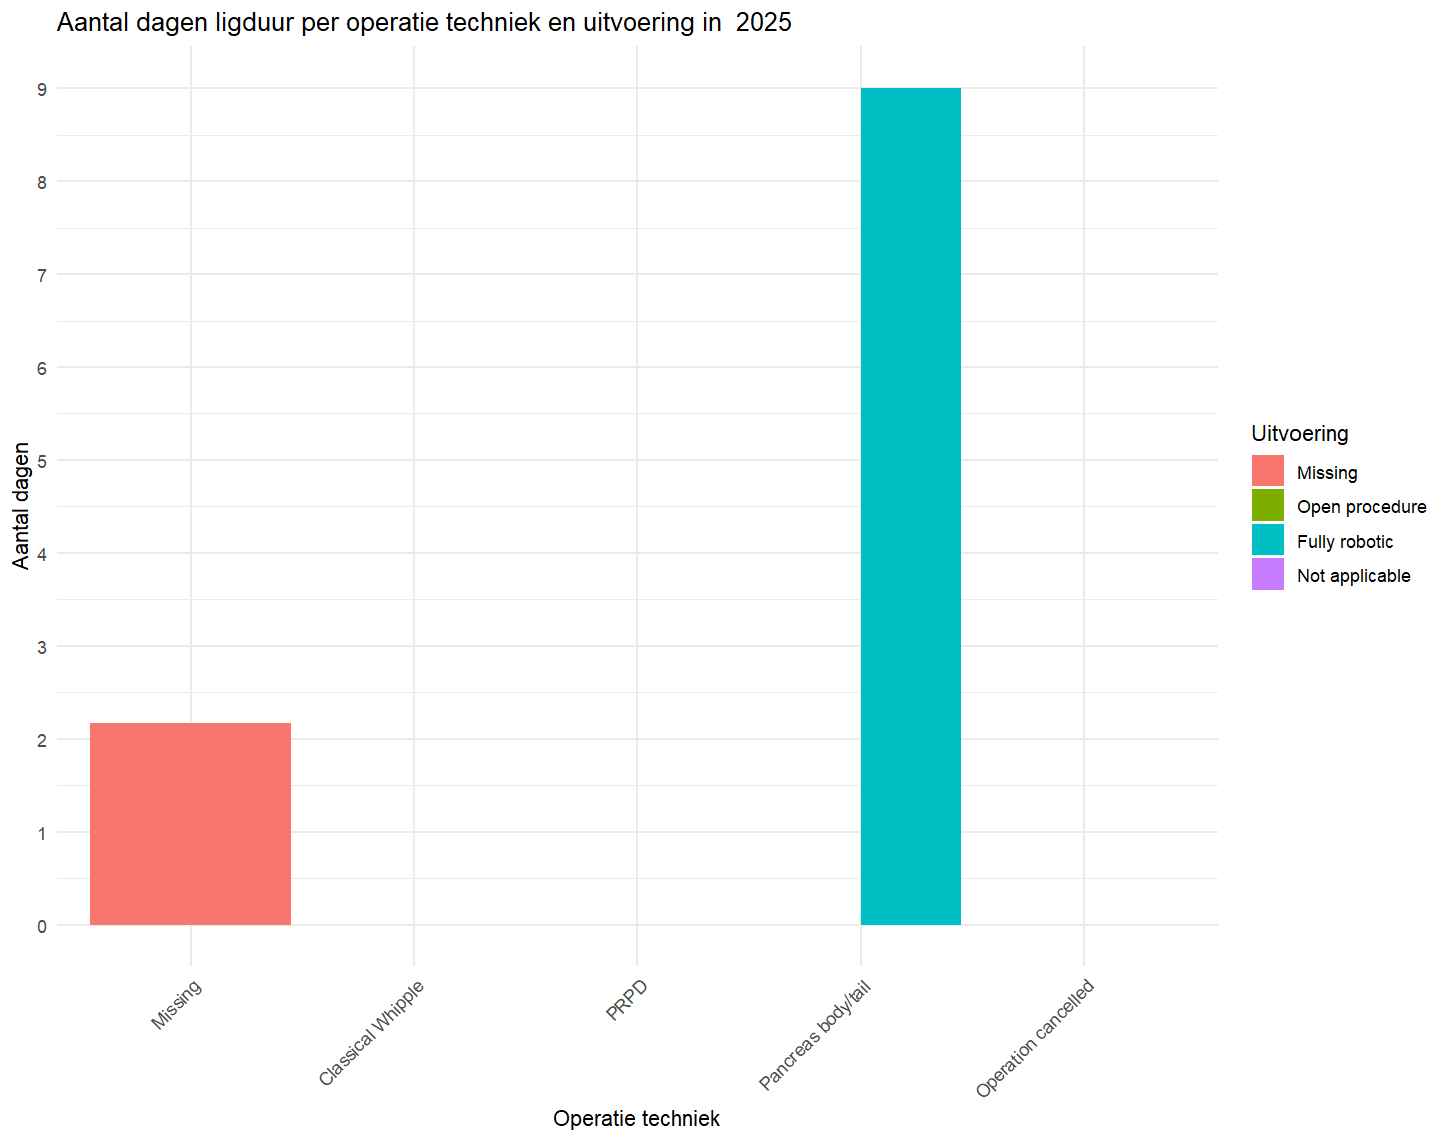

Here is the R script that generated this plot:
library(ggplot2)
library(dplyr)
library(lubridate)


source("../../apps/hpbdashboard/credentials.R")
source("../../apps/hpbdashboard/castorapiclient.R")


study_name <- "ESPRESSO_v3.0"
credentials <- CastorApiCredentials$new()
client <- CastorApiClient$new(credentials$load_client_id(), credentials$load_client_secret())
study_data <- client$get_study_data(study_name)
df <- study_data$records

target_year <- 2025

df_filtered <- df %>%
  mutate(
    date_operatie = ymd(date_operatie),
    datum_ontslag = ymd(datum_ontslag),
    surgery_to_discharge = as.numeric(datum_ontslag - date_operatie)
  ) %>%
  mutate(operatie_pancreas = factor(
    replace_na(operatie_pancreas, -1),
    levels = c(-1, 0, 1, 2, 3, 4, 5, 6, 7, 8, 9, 10, 11),
    labels = c(
      "Missing", 
      "PPPD",
      "Classical Whipple",
      "PRPD",
      "Pancreas body/tail",
      "Appleby",
      "Total pancreatectomy",
      "Enucleation",
      "Biliary resection",
      "Frey",
      "Pancreaticojejunostomy",
      "Other",
      "Operation cancelled"
    )
  )) %>%
  mutate(operatie_pancreas_techniek = factor(
    replace_na(operatie_pancreas_techniek, -1),
    levels = c(-1, 0, 1, 2, 3, 4, 5, 6, 7, 8, 9),
    labels = c(
      "Missing", 
      "Open procedure",
      "Fully laparoscopic",
      "Laparoscopic with conversion",
      "Fully robotic",
      "Robotic with conversion to laparoscopic",
      "Robotic with conversion to open",
      "Laparoscopic resection with robotic reconstruction",
      "Exploration without resection",
      "Other",
      "Not applicable"
    )
  )) %>%
  filter(year(date_operatie) == target_year) %>%
  group_by(operatie_pancreas, operatie_pancreas_techniek) %>%
  summarise(avg_days = mean(surgery_to_discharge, na.rm = TRUE), .groups = "drop")

df_filtered

ggplot(df_filtered, aes(x = operatie_pancreas, y = avg_days, fill = operatie_pancreas_techniek)) +
  geom_bar(stat = "identity", position = "dodge") +
  labs(title = paste("Aantal dagen ligduur per operatie techniek en uitvoering in ", target_year),
       x = "Operatie techniek",
       y = "Aantal dagen",
       fill = "Uitvoering") +
  theme_minimal() +
  theme(axis.text.x = element_text(angle = 45, hjust = 1)) +
  scale_y_continuous(breaks = seq(0, 50, by = 1))
